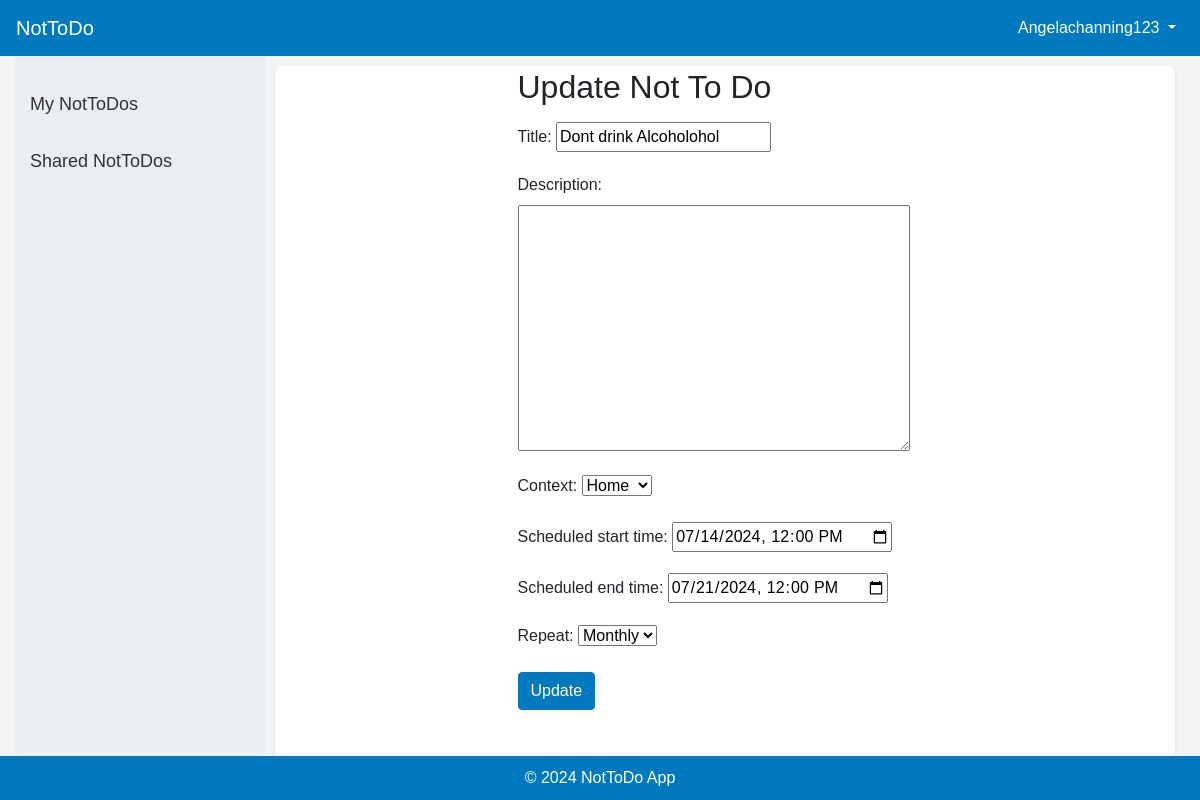
/nottodos/update/80/ (signed in), run on the app's committed database.
### nottodo/models.py (models this page shows, shortened)
class NotToDo(models.Model):
    user = models.ForeignKey(User, on_delete=models.CASCADE)
    title = models.CharField(max_length=255)
    description = models.TextField(blank=True, null=True)
    context = models.CharField(max_length=50, choices=[('Home', 'Home'), ('Work', 'Work'), ('Other', 'Other')])
    scheduled_start_time = models.DateTimeField(blank=True, null=True)
    scheduled_end_time = models.DateTimeField(blank=True, null=True)
    repeat = models.CharField(max_length=50, choices=[('None', 'None'), ('Daily', 'Daily'), ('Weekly', 'Weekly'), ('Monthly', 'Monthly')], default='None')
    created_at = models.DateTimeField(default=timezone.now)
    updated_at = models.DateTimeField(auto_now=True)

### nottodo/views.py (the view)
# urls.py: path('nottodos/update/<int:pk>/', views.update_nottodo, name='update_nottodo'),
@login_required
def update_nottodo(request, pk):
    nottodo = get_object_or_404(NotToDo, pk=pk, user=request.user)
    if request.method == 'POST':
        form = NotToDoForm(request.POST, instance=nottodo)
        if form.is_valid():
            form.save()
            return redirect('list_nottodos')
    else:
        form = NotToDoForm(instance=nottodo)
    return render(request, 'update_nottodo.html', {'form': form})

### nottodo/forms.py
class NotToDoForm(forms.ModelForm):
    class Meta:
        model = NotToDo
        fields = ['title', 'description', 'context', 'scheduled_start_time', 'scheduled_end_time', 'repeat']
        widgets = {
            'scheduled_start_time': forms.DateTimeInput(attrs={'type': 'datetime-local'}),
            'scheduled_end_time': forms.DateTimeInput(attrs={'type': 'datetime-local'}),
        }
    def __init__(self, *args, **kwargs):
        super().__init__(*args, **kwargs)
        self.fields['scheduled_start_time'].required = True
        self.fields['scheduled_end_time'].required = True

### nottodo/templates/update_nottodo.html (shortened to what this page needs)
{% extends 'base.html' %}
{% block content %}
<div class="row justify-content-center">
    <div class="col-md-6">
        <h2 class="mt-4">Update Not To Do</h2>
        <form method="post" class="mt-3">
            {{ form.as_p }}
            <button type="submit" class="btn btn-primary">Update</button>
        </form>
    </div>
</div>
{% endblock %}

### nottodo/templates/base.html (shortened to what this page needs)
<!DOCTYPE html>
<html lang="en">
<head>
    <link rel="stylesheet" href="https://stackpath.bootstrapcdn.com/bootstrap/4.3.1/css/bootstrap.min.css">
    {% load static %}
    <link rel="stylesheet" href="{% static 'nottodo.css' %}">
    <link rel="stylesheet" href="https://cdnjs.cloudflare.com/ajax/libs/font-awesome/6.0.0-beta3/css/all.min.css">
    <link rel="stylesheet" href="https://cdnjs.cloudflare.com/ajax/libs/fullcalendar/3.10.2/fullcalendar.min.css">
    <link rel="stylesheet" href="https://cdn.jsdelivr.net/npm/flatpickr/dist/flatpickr.min.css">
</head>
<body>
    <nav class="navbar navbar-expand-lg">
        <a class="navbar-brand" href="{% url 'home' %}">NotToDo</a>
        <div class="collapse navbar-collapse" id="navbarNav">
            <ul class="navbar-nav ml-auto">
                {% if user.is_authenticated %}
                <li class="nav-item dropdown">
                    <a class="nav-link dropdown-toggle" href="#" id="navbarDropdown" role="button" data-toggle="dropdown" aria-haspopup="true" aria-expanded="false">
                        {{ user.username }}
                    </a>
                </li>
                {% endif %}
            </ul>
        </div>
    </nav>
    <div class="container-fluid">
        <div class="sidebar">
            <a href="{% url 'list_nottodos' %}">My NotToDos</a>
            <a href="{% url 'list_shared_nottodos' %}">Shared NotToDos</a>
        </div>
        <div class="main-content">
            {% block content %}
            {% endblock %}
        </div>
    </div>
    <footer class="footer">
        <div class="container">
            <span>&copy; 2024 NotToDo App</span>
        </div>
    </footer>
</body>
</html>

### nottodo/static/nottodo.css (style rules this page uses)
body { font-family: 'Arial', sans-serif; background-color: #f4f4f4; margin: 0; padding: 0; display: flex; flex-direction: column; min-height: 100vh; }
.navbar { background-color: #0079bf; color: white; }
.navbar a.navbar-brand, .navbar a.nav-link { color: white !important; }
.container-fluid { display: flex; flex: 1; height: 100%; }
.sidebar { width: 250px; background-color: #eceff1; padding-top: 20px; }
.sidebar a { padding: 15px; text-decoration: none; font-size: 18px; color: #333; display: block; }
.main-content { flex: 1; padding: 20px; background-color: #fff; margin: 10px; box-shadow: 0 2px 4px rgba(0,0,0,0.1); border-radius: 8px; overflow-y: auto; }
.footer { background-color: #0079bf; color: white; text-align: center; padding: 10px 0; position: fixed; bottom: 0; width: 100%; }
.btn-primary { background-color: #0079bf; border-color: #0079bf; }
.mt-4 { margin-top: 2rem !important; }
.mt-3 { margin-top: 1rem !important; }
.row.justify-content-center { margin-top: -50px; }

### data on the page
NotToDo: title "Dont drink Alcoholohol", context "Home", scheduled_start_time "07/14/2024 12:00", scheduled_end_time "07/21/2024 12:00", repeat "Monthly"

### other printed values
{{ user.username }} "Angelachanning123"
